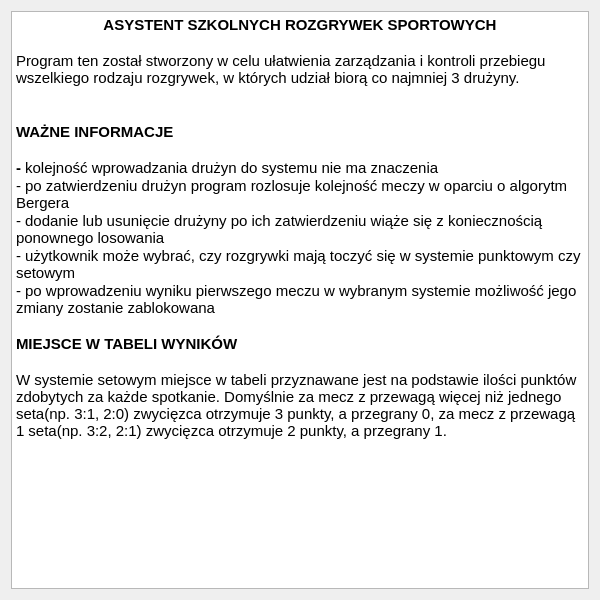
<?xml version="1.0" encoding="UTF-8"?>
<ui version="4.0">
 <class>Tutorial</class>
 <widget class="QDialog" name="Tutorial">
  <property name="geometry">
   <rect>
    <x>0</x>
    <y>0</y>
    <width>600</width>
    <height>600</height>
   </rect>
  </property>
  <property name="sizePolicy">
   <sizepolicy hsizetype="Fixed" vsizetype="Fixed">
    <horstretch>0</horstretch>
    <verstretch>0</verstretch>
   </sizepolicy>
  </property>
  <property name="windowTitle">
   <string>Dialog</string>
  </property>
  <layout class="QGridLayout" name="gridLayout">
   <item row="0" column="0">
    <widget class="QTextBrowser" name="textBrowser">
     <property name="html">
      <string>&lt;!DOCTYPE HTML PUBLIC &quot;-//W3C//DTD HTML 4.0//EN&quot; &quot;http://www.w3.org/TR/REC-html40/strict.dtd&quot;&gt;
&lt;html&gt;&lt;head&gt;&lt;meta name=&quot;qrichtext&quot; content=&quot;1&quot; /&gt;&lt;style type=&quot;text/css&quot;&gt;
p, li { white-space: pre-wrap; }
&lt;/style&gt;&lt;/head&gt;&lt;body style=&quot; font-family:'MS Shell Dlg 2'; font-size:8.25pt; font-weight:400; font-style:normal;&quot;&gt;
&lt;p align=&quot;center&quot; style=&quot; margin-top:0px; margin-bottom:0px; margin-left:0px; margin-right:0px; -qt-block-indent:0; text-indent:0px;&quot;&gt;&lt;span style=&quot; font-size:11pt; font-weight:600;&quot;&gt;ASYSTENT SZKOLNYCH ROZGRYWEK SPORTOWYCH&lt;/span&gt;&lt;/p&gt;
&lt;p align=&quot;center&quot; style=&quot;-qt-paragraph-type:empty; margin-top:0px; margin-bottom:0px; margin-left:0px; margin-right:0px; -qt-block-indent:0; text-indent:0px; font-size:11pt;&quot;&gt;&lt;br /&gt;&lt;/p&gt;
&lt;p style=&quot; margin-top:0px; margin-bottom:0px; margin-left:0px; margin-right:0px; -qt-block-indent:0; text-indent:0px;&quot;&gt;&lt;span style=&quot; font-size:11pt;&quot;&gt;Program ten został stworzony w celu ułatwienia zarządzania i kontroli przebiegu wszelkiego rodzaju rozgrywek, w których udział biorą co najmniej 3 drużyny.&lt;/span&gt;&lt;/p&gt;
&lt;p style=&quot;-qt-paragraph-type:empty; margin-top:0px; margin-bottom:0px; margin-left:0px; margin-right:0px; -qt-block-indent:0; text-indent:0px; font-size:11pt;&quot;&gt;&lt;br /&gt;&lt;/p&gt;
&lt;p style=&quot;-qt-paragraph-type:empty; margin-top:0px; margin-bottom:0px; margin-left:0px; margin-right:0px; -qt-block-indent:0; text-indent:0px; font-size:11pt;&quot;&gt;&lt;br /&gt;&lt;/p&gt;
&lt;p style=&quot; margin-top:0px; margin-bottom:0px; margin-left:0px; margin-right:0px; -qt-block-indent:0; text-indent:0px;&quot;&gt;&lt;span style=&quot; font-size:11pt; font-weight:600;&quot;&gt;WAŻNE INFORMACJE&lt;/span&gt;&lt;/p&gt;
&lt;p style=&quot;-qt-paragraph-type:empty; margin-top:0px; margin-bottom:0px; margin-left:0px; margin-right:0px; -qt-block-indent:0; text-indent:0px; font-size:11pt; font-weight:600;&quot;&gt;&lt;br /&gt;&lt;/p&gt;
&lt;p style=&quot; margin-top:0px; margin-bottom:0px; margin-left:0px; margin-right:0px; -qt-block-indent:0; text-indent:0px;&quot;&gt;&lt;span style=&quot; font-size:11pt; font-weight:600;&quot;&gt;- &lt;/span&gt;&lt;span style=&quot; font-size:11pt;&quot;&gt;kolejność wprowadzania drużyn do systemu nie ma znaczenia&lt;/span&gt;&lt;/p&gt;
&lt;p style=&quot; margin-top:0px; margin-bottom:0px; margin-left:0px; margin-right:0px; -qt-block-indent:0; text-indent:0px;&quot;&gt;&lt;span style=&quot; font-size:11pt;&quot;&gt;- po zatwierdzeniu drużyn program rozlosuje kolejność meczy w oparciu o algorytm Bergera&lt;/span&gt;&lt;/p&gt;
&lt;p style=&quot; margin-top:0px; margin-bottom:0px; margin-left:0px; margin-right:0px; -qt-block-indent:0; text-indent:0px;&quot;&gt;&lt;span style=&quot; font-size:11pt;&quot;&gt;- dodanie lub usunięcie drużyny po ich zatwierdzeniu wiąże się z koniecznością ponownego losowania&lt;/span&gt;&lt;/p&gt;
&lt;p style=&quot; margin-top:0px; margin-bottom:0px; margin-left:0px; margin-right:0px; -qt-block-indent:0; text-indent:0px;&quot;&gt;&lt;span style=&quot; font-size:11pt;&quot;&gt;- użytkownik może wybrać, czy rozgrywki mają toczyć się w systemie punktowym czy setowym&lt;/span&gt;&lt;/p&gt;
&lt;p style=&quot; margin-top:0px; margin-bottom:0px; margin-left:0px; margin-right:0px; -qt-block-indent:0; text-indent:0px;&quot;&gt;&lt;span style=&quot; font-size:11pt;&quot;&gt;- po wprowadzeniu wyniku pierwszego meczu w wybranym systemie możliwość jego zmiany zostanie zablokowana&lt;/span&gt;&lt;/p&gt;
&lt;p style=&quot;-qt-paragraph-type:empty; margin-top:0px; margin-bottom:0px; margin-left:0px; margin-right:0px; -qt-block-indent:0; text-indent:0px; font-size:11pt;&quot;&gt;&lt;br /&gt;&lt;/p&gt;
&lt;p style=&quot; margin-top:0px; margin-bottom:0px; margin-left:0px; margin-right:0px; -qt-block-indent:0; text-indent:0px;&quot;&gt;&lt;span style=&quot; font-size:11pt; font-weight:600;&quot;&gt;MIEJSCE W TABELI WYNIKÓW&lt;/span&gt;&lt;/p&gt;
&lt;p style=&quot;-qt-paragraph-type:empty; margin-top:0px; margin-bottom:0px; margin-left:0px; margin-right:0px; -qt-block-indent:0; text-indent:0px; font-size:11pt; font-weight:600;&quot;&gt;&lt;br /&gt;&lt;/p&gt;
&lt;p style=&quot; margin-top:0px; margin-bottom:0px; margin-left:0px; margin-right:0px; -qt-block-indent:0; text-indent:0px;&quot;&gt;&lt;span style=&quot; font-size:11pt;&quot;&gt;W systemie setowym miejsce w tabeli przyznawane jest na podstawie ilości punktów zdobytych za każde spotkanie. Domyślnie za mecz z przewagą więcej niż jednego seta(np. 3:1, 2:0) zwycięzca otrzymuje 3 punkty, a przegrany 0, za mecz z przewagą 1 seta(np. 3:2, 2:1) zwycięzca otrzymuje 2 punkty, a przegrany 1.&lt;/span&gt;&lt;/p&gt;
&lt;p style=&quot;-qt-paragraph-type:empty; margin-top:0px; margin-bottom:0px; margin-left:0px; margin-right:0px; -qt-block-indent:0; text-indent:0px; font-size:11pt; font-weight:600;&quot;&gt;&lt;br /&gt;&lt;/p&gt;
&lt;p style=&quot;-qt-paragraph-type:empty; margin-top:0px; margin-bottom:0px; margin-left:0px; margin-right:0px; -qt-block-indent:0; text-indent:0px; font-size:11pt; font-weight:600;&quot;&gt;&lt;br /&gt;&lt;/p&gt;&lt;/body&gt;&lt;/html&gt;</string>
     </property>
    </widget>
   </item>
  </layout>
 </widget>
 <resources/>
 <connections/>
</ui>
